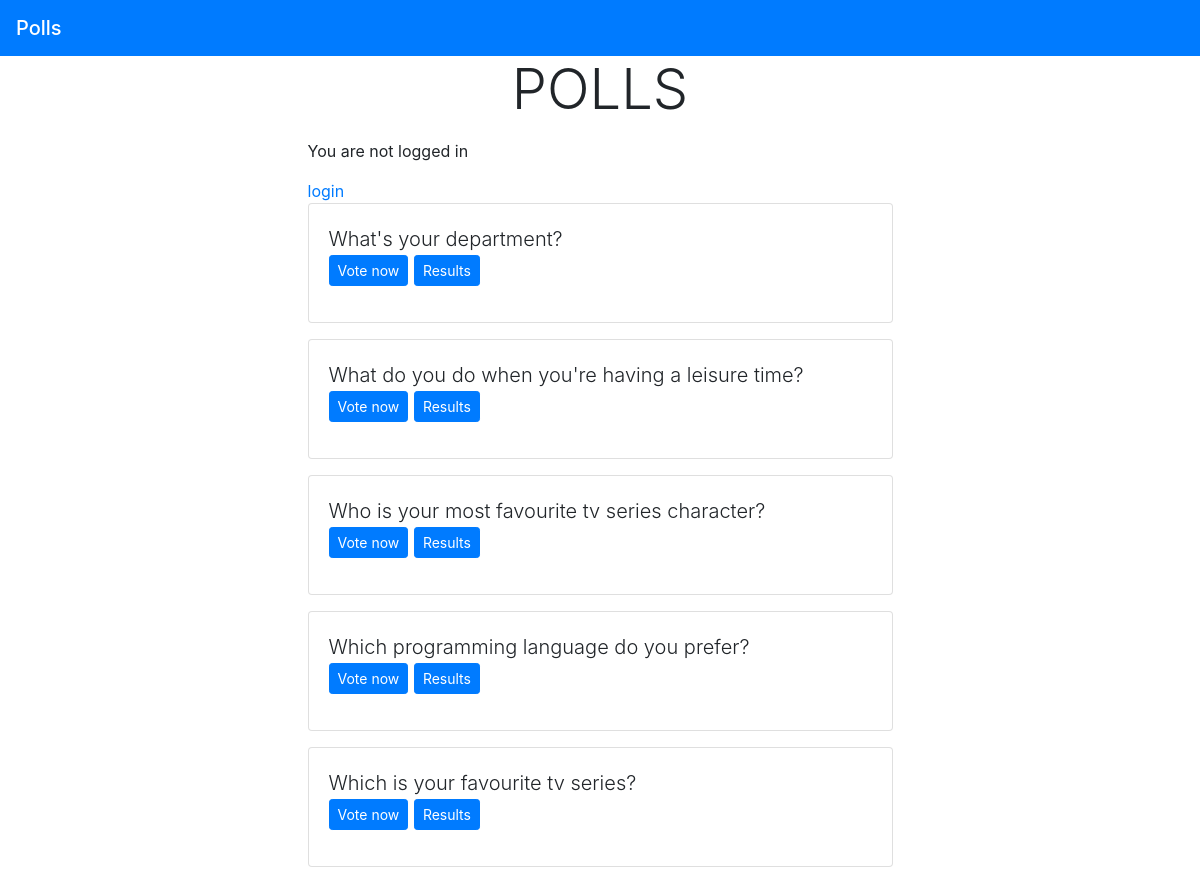
Screenshot of /polls/ with the database file from the repository.
### polls/models.py (models this page shows, shortened)
class Questions(models.Model):
    ques_text=models.CharField(max_length=200)
    pub_date=models.DateTimeField('Date published')

### polls/views.py (the view)
# urls.py: path('',views.index,name='index'),
def index(request):
    latest_ques_list=Questions.objects.order_by('-pub_date')[:5]
    context={'latest_ques_list':latest_ques_list}
    return render(request,'Polls/index.html',context)

### templates/Polls/index.html
{% extends 'Base.html' %}
{% block content %}
<h1 class="text-center display-4 mb-3">POLLS</h1>
{% if user.is_authenticated %}
    <p class="lead " >Hi {{ user.username }}!</p>
    <div class="row">
        <a href="{% url 'logout' %}" class="col-12 btn btn-primary btn-sm">logout</a>
    </div>
{% else %}
  <p>You are not logged in</p>
  <a href="{% url 'login' %}">login</a>
{% endif %}
    {% if latest_ques_list %}
        {% for question in latest_ques_list %}
            <div class="card mb-3">
                <div class="card-body">
                    <p class="lead">
                        {{ question.ques_text }}
                        <br>
                        <a href="{% url 'polls:detail' question.id %}"
                        class="btn btn-primary btn-sm">Vote now</a>
                        <a href="{% url 'polls:results' question.id %}"
                        class="btn btn-primary btn-sm">Results</a>
                    </p>
                </div>
            </div>
        {% endfor %}
    {% else %}
        <p>No polls available</p>
    {% endif %}
{% endblock %}

### rows the page displays
Questions: ques_text "What's your department?"
Questions: ques_text "What do you do when you're having a leisure time?"
Questions: ques_text "Who is your most favourite tv series character?"
Questions: ques_text "Which programming language do you prefer?"
Questions: ques_text "Which is your favourite tv series?"
